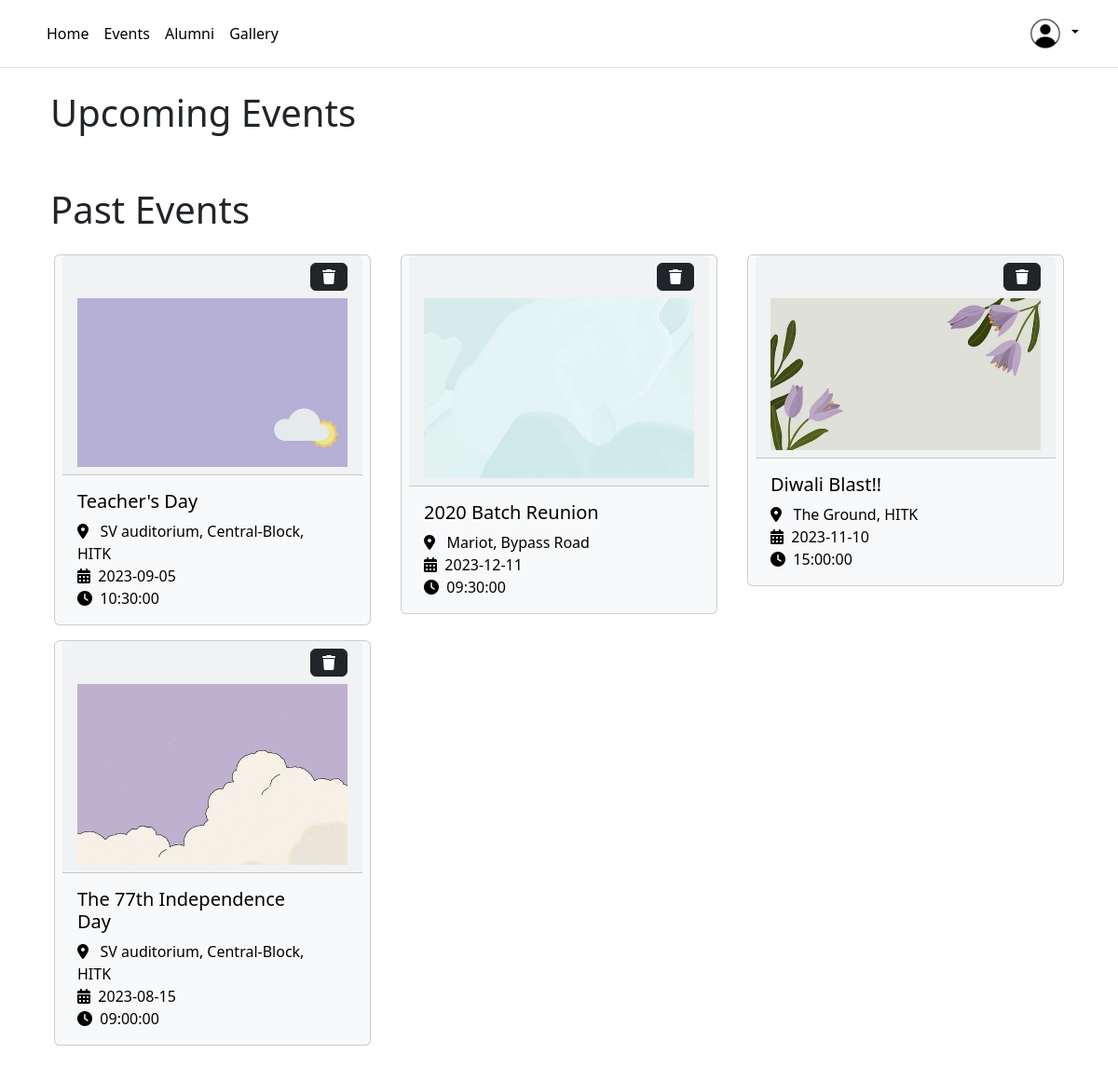
The page /event-edit.php on the database its author committed.
### tables this page shows
CREATE TABLE `events` (
  `id` int(255) NOT NULL,
  `title` varchar(255) NOT NULL,
  `loc` varchar(255) NOT NULL,
  `date` date NOT NULL,
  `time` time NOT NULL,
  `desp` text NOT NULL,
  `img` varchar(255) NOT NULL
);

### event-edit.php (the view, shortened to what this page needs)
<?php
$mysqli = require __DIR__ . '/database.php';
if (isset($_SESSION["user_id"])) {
    $sql = "select * from user where id={$_SESSION["user_id"]}";
    $result = mysqli_query($mysqli, $sql);
    $user = $result->fetch_assoc();
    $imgadd = "upload/" . $user["pic"];
} else {
    $imgadd = "images/user.jpg";
}
$sql1="select * from events";
$d1=date("Y-m-d");
?>
<html lang="en">
<head>
    <link href="https://cdn.jsdelivr.net/npm/bootstrap@5.3.2/dist/css/bootstrap.min.css" rel="stylesheet">
</head>
<body>
    <header class="p-3  border-bottom">
        <div class="container">
            <div class="d-flex flex-wrap align-items-center justify-content-center justify-content-lg-start">
                <ul class="nav col-12 col-lg-auto me-lg-auto mb-2 justify-content-center mb-md-0">
                    <li><a href="home.php" class="nav-link px-2 link-body-emphasis">Home</a></li>
                    <li><a href="events.php" class="nav-link px-2 link-body-emphasis">Events</a></li>
                    <li><a href="alumni.php" class="nav-link px-2 link-body-emphasis">Alumni</a></li>
                    <li><a href="gallery.php" class="nav-link px-2 link-body-emphasis">Gallery</a></li>
                </ul>
                <div class="dropdown ">
                    <a href="#" class="d-block link-body-emphasis text-decoration-none dropdown-toggle" data-bs-toggle="dropdown" aria-expanded="false">
                        <img src="<?= $imgadd ?>" alt="mdo" width="40" height="40" class="rounded-circle">
                    </a>
                </div>
            </div>
        </div>
    </header>
    <main>
        <div class="container p-4">
            <h1 class="display-6">Upcoming Events</h1>
        </div>
        <div class="container p-4">
            <h1 class="display-6">Past Events</h1>
            <div class="row card-deck">
                <?php
                $r1 = mysqli_query($mysqli, $sql1);
                while($r2=$r1->fetch_assoc()) {
                    $d2=$r2['date'];
                    if($d2<$d1){
                ?>
                <div class="col-4 pt-3 px-3">
                    <div class="card text-black bg-light px-2">
                        <div class="card-header">
                            <form action="event-edit.php" method="post" enctype="multipart/form-data">
                                <button type="submit" name="del" class="btn btn-dark float-end" value="<?=$r2['id']?>"><i class="fa-solid fa-trash "></i></button>
                            </form>
                            <img class="img-fluid pt-2" src="event-upload/<?=$r2['img']?>"  alt="">
                        </div>
                        <div class="card-body">
                            <div class="row justify-content-between">
                                <div class="col-11">
                                    <h5 class="card-title"><?=$r2["title"]?></h5>
                                    <i class="fa-solid fa-location-dot"></i>&nbsp;&nbsp;&nbsp;<?=$r2["loc"]?><br>
                                    <i class="fa-solid fa-calendar-days"></i>&nbsp;&nbsp;<?=$r2["date"]?><br>
                                    <i class="fa-solid fa-clock"></i>&nbsp;&nbsp;<?=$r2["time"]?><br>
                                </div>
                            </div>
                        </div>
                    </div>
                </div>
                <?php
                    }
                }
                ?>
            </div>
        </div>
    </main>
</body>
</html>

### rows shown on the page
events: $r2['id'] 21 (drawn), img (picture), title "Teacher's Day", loc "SV auditorium, Central-Block, HITK", date "2023-09-05", time "10:30:00"
events: $r2['id'] 23 (drawn), img (picture), title "2020 Batch Reunion", loc "Mariot, Bypass Road", date "2023-12-11", time "09:30:00"
events: $r2['id'] 25 (drawn), img (picture), title "Diwali Blast!!", loc "The Ground, HITK", date "2023-11-10", time "15:00:00"
events: $r2['id'] 32 (drawn), img (picture), title "The 77th Independence Day", loc "SV auditorium, Central-Block, HITK", date "2023-08-15", time "09:00:00"
